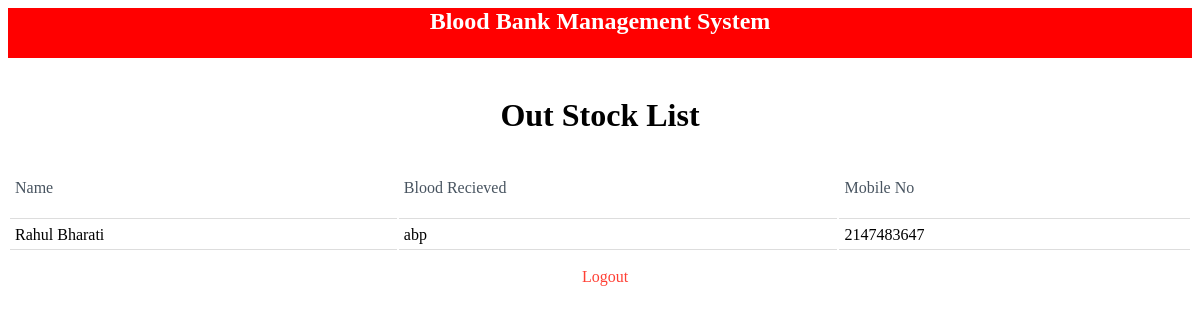
/empty-stock.php (signed in), run on the app's committed database.
### tables this page shows
CREATE TABLE `out_stock_blood` (
  `id` int(11) NOT NULL,
  `name` varchar(25) DEFAULT NULL,
  `bname` varchar(25) DEFAULT NULL,
  `mnumber` int(10) DEFAULT NULL
);

### empty-stock.php (the view, shortened to what this page needs)
<!DOCTYPE html>
<?php include("conn.php");
?>
<html>
<head>
    <link rel="stylesheet" type="text/css" media="screen" href="css/main.css">
</head>
<body>
    <div id="full">
        <div id="inner-full">
            <div class="" id="header">
            <a href="admin-home.php"><h2 class="text">Blood Bank Management System</h2></a>
            </div>
            <div class="" id="body">
                <br>
                <h1>Out Stock List </h1>
                    <div name="out-stock-list">
                    <table>
                        <tr>
                            <td><p class="table_heading">Name</td>
                            <td><p class="table_heading">Blood Recieved</p></td>
                            <td><p class="table_heading">Mobile No</td>
                        </tr>
                        <?php
                            $sql = "SELECT * FROM out_stock_blood;";
                            $query = $pdo->prepare($sql);
                            $query->execute();
                            $donors=$query->fetchAll();
                            foreach($donors as $donor){
                                echo
                                "<tr>".
                                "<td>".$donor['name']."</td>".
                                "<td>".$donor['bname']."</td>".
                                "<td>".$donor['mnumber']."</td>".
                                "</tr>";
                            }
                        ?>
                    </table>
                    </div>
            </div>
            <div class="" id="footer">
                    <p><a href="logout.php">Logout</a></p>
            </div>
        </div>
    </div>
</body>
</html>

### css/main.css (style rules this page uses)
#full { widows: 100%; height: auto; }
h1 { text-align: center; }
#inner-full { width: 100%; }
.table_heading { color: #485460; font: outline; }
th, td { border-bottom: 1px solid #ddd; }
#footer { padding-left: 10px; color: #ff3f34; text-align: center; }
p a { color: #ff3f34; }
.text { color: white; size: 20px; text-align: center; margin: auto; }
#header { width: 100%; height: 50px; background-color: red; color: black; }
#body { width: 100%; }
a { text-decoration: none; color: white; }
table { width: 100%; }
td { padding: 5px; }

### data on the page
out_stock_blood: name "Rahul Bharati", bname "abp", mnumber "2147483647"
